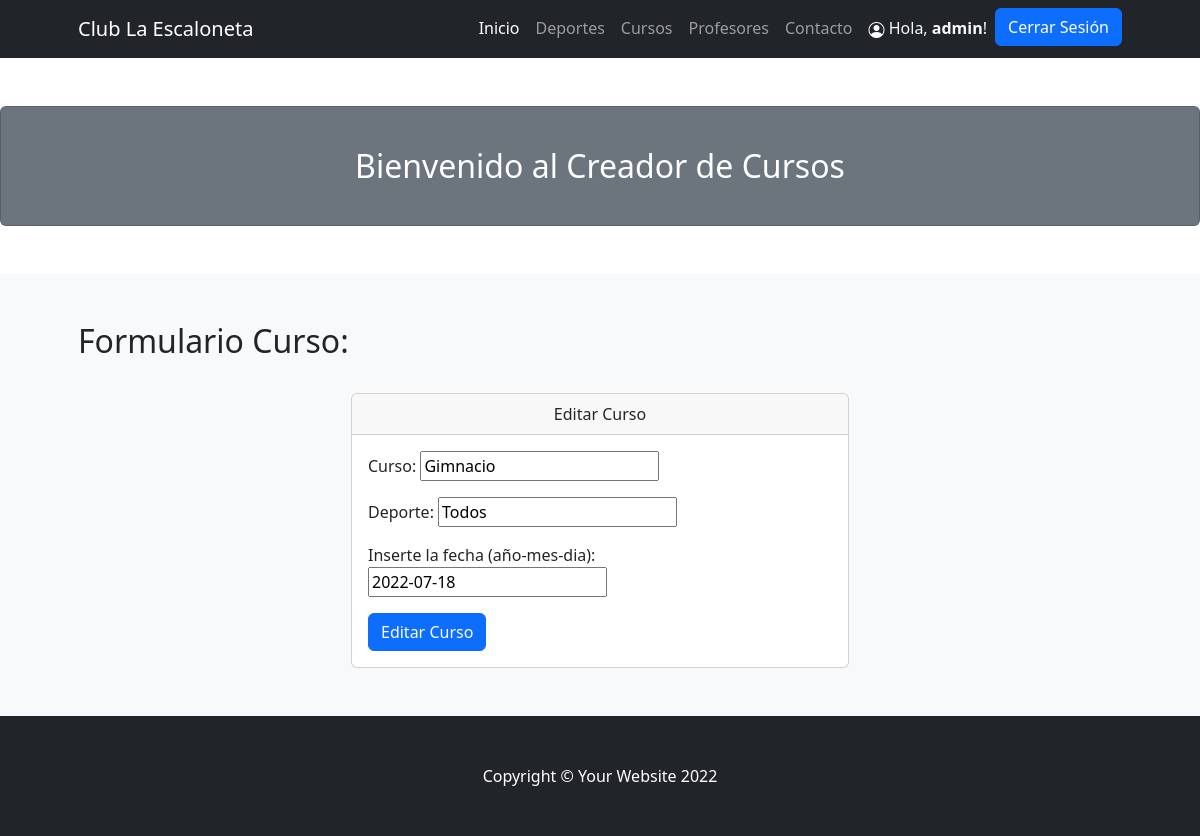
Screenshot of /editar_curso/2/ (signed in) with the database file from the repository.
### ClubAPP/models.py (models this page shows)
class Curso(models.Model):
    nombre = models.CharField(max_length=30)
    deporte = models.CharField(max_length=30)
    fecha = models.DateField(max_length=30)

### ClubAPP/views.py (the view, shortened to what this page needs)
# urls.py: path('editar_curso/<curso_id>/', editar_curso, name="Editar_curso"),
@staff_member_required
def editar_curso(request, curso_id):
    curso = Curso.objects.get(id=curso_id)
    formulario = NuevoCurso(initial={"nombre":curso.nombre,"deporte":curso.deporte,"fecha":curso.fecha})
    return render(request,"nuevo_curso.html",{"form":formulario,"accion":"Editar Curso"})

### ClubAPP/forms.py
class NuevoCurso(forms.Form):
    nombre = forms.CharField(max_length=30,label="Curso:")
    deporte = forms.CharField(max_length=30,label="Deporte:")
    fecha = forms.CharField(max_length=30,label="Inserte la fecha (año-mes-dia):")

### ClubAPP/template/nuevo_curso.html (shortened to what this page needs)
{% extends 'base.html' %}
{% load static %}
{% block contenidoPagina %}
{% load crispy_forms_tags %}
<div class="card text-white bg-secondary my-5 py-4 text-center">
    <div class="card-body"><h2 class="text-white m-0">Bienvenido al Creador de Cursos</h2></div>
</div>
<section class="bg-light py-5">
    <div class="container px-5">
        <h2>Formulario Curso:</h2>
        <br>
        <div class="row gx-5 justify-content-center">
            <div class="col-lg-6">
                <div class="card">
                    <div class="card-header text-center">
                        {{accion}}
                    </div>
                    <div class="card-body">
                        <form action="" method="post">
                            {{ form.as_p }}
                            <input type="submit" class="btn btn-primary" value="{{accion}}">
                        </form>
                    </div>
                </div>
            </div>
        </div>
    </div>
</section>
{% endblock %}

### ClubAPP/template/base.html (shortened to what this page needs)
{% load static %}
<!DOCTYPE html>
<html lang="en">
    <head>
        <link rel="stylesheet" href="https://cdn.jsdelivr.net/npm/bootstrap-icons@1.8.3/font/bootstrap-icons.css">
        <link href="{% static 'css/styles.css' %}" rel="stylesheet" />
        <link href="../assets/dist/css/bootstrap.min.css" rel="stylesheet">
  </head>
    </head>
    <body>
        <nav class="navbar navbar-expand-lg navbar-dark bg-dark">
            <div class="container px-5">
                <a class="navbar-brand" href="{% url 'Inicio' %}">Club La Escaloneta</a>
                <div class="collapse navbar-collapse" id="navbarSupportedContent">
                    <ul class="navbar-nav ms-auto mb-2 mb-lg-0">
                        <li class="nav-item"><a class="nav-link active" aria-current="page" href="{% url 'Inicio' %}">Inicio</a></li>
                        <li class="nav-item"><a class="nav-link" href="{% url 'Deportes' %}">Deportes</a></li>
                        <li class="nav-item"><a class="nav-link" href="{% url 'Cursos' %}">Cursos</a></li>
                        <li class="nav-item"><a class="nav-link" href="{% url 'Profesores' %}">Profesores</a></li>
                        <li class="nav-item"><a class="nav-link" href="{% url 'Contacto' %}">Contacto</a></li>
                        {% if user.is_authenticated %}
                            <li class="nav-item"><p class="text-light my-2 mx-2"> <i class="bi bi-person-circle"></i> Hola, <b>{{user.username}}</b>!</p></li>
                            <li class="nav-item"><a class="btn btn-primary" href="{% url 'Salida' %}">Cerrar Sesión</a></li>
                        {% else %}
                            <li class="nav-item"><a class="btn btn-primary mx-2" href="{% url 'Entrada' %}">Iniciar Sesión</a></li>
                            <li class="nav-item"><a class="btn btn-outline-primary" href="{% url 'Registro' %}">Registrarse</a></li>
                        {% endif %}
                    </ul>
                </div>
            </div>
        </nav>
        {% block contenidoPagina %}
        {% endblock %}
        <footer class="py-5 bg-dark">
            <div class="container px-4 px-lg-5"><p class="m-0 text-center text-white">Copyright &copy; Your Website 2022</p></div>
        </footer>
    </body>
</html>

### ClubAPP/template/base.html (style rules this page uses)
.bi { vertical-align: -.125em; fill: currentColor; }

### rows the page displays
Curso: nombre "Gimnacio", deporte "Todos", fecha "2022-07-18"

### other values shown
{{ user.username }} "admin"
{{ accion }} "Editar Curso"
